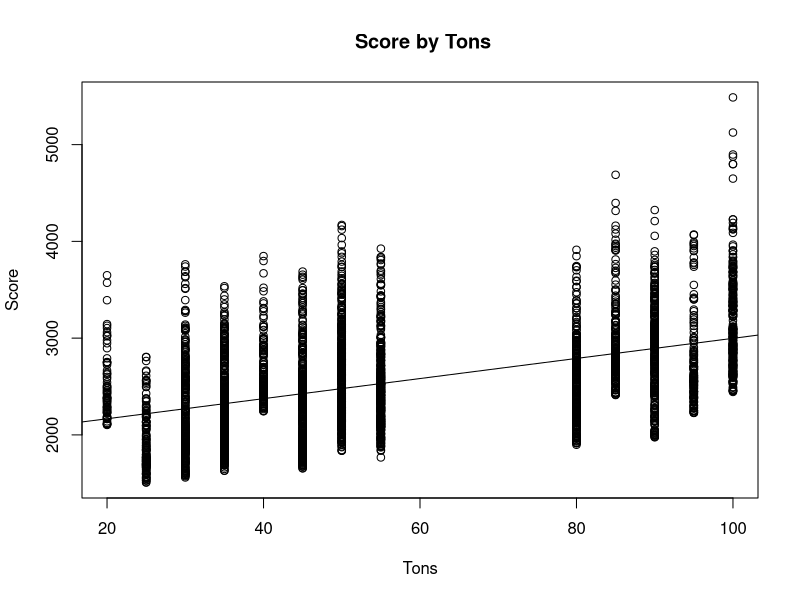
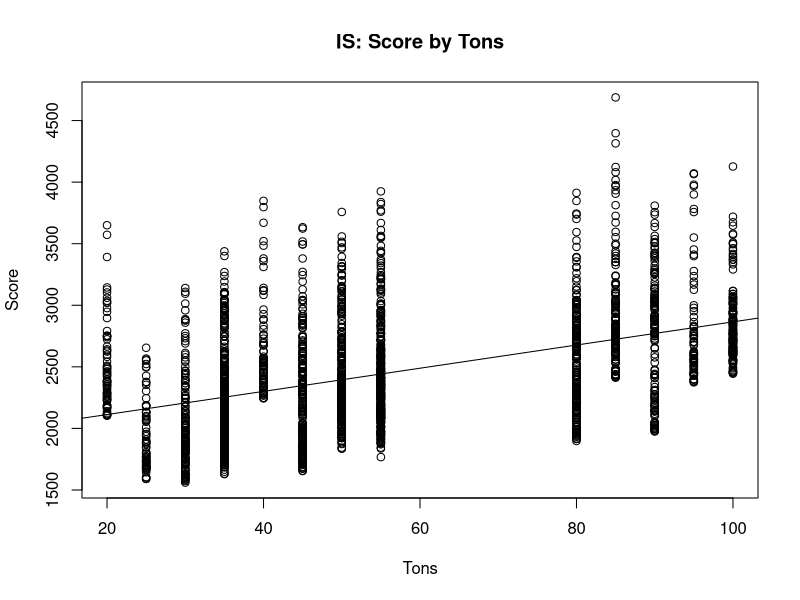
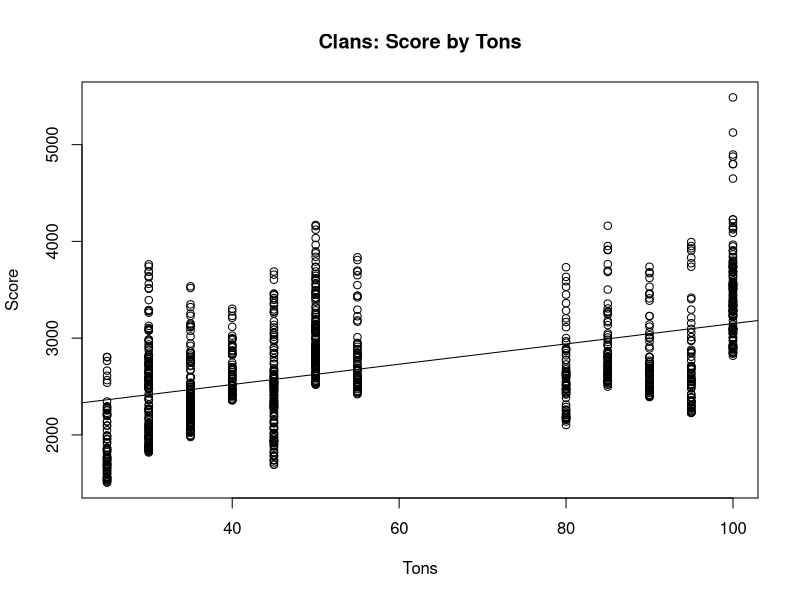

Source code (R) for these figures, in order:
# R script for calculating linear regressions on MWO leaderboard data
#     Copyright (C) 2016  Nathaniel Roth
# 
# This program is free software: you can redistribute it and/or modify
# it under the terms of the GNU General Public License as published by
# the Free Software Foundation, either version 3 of the License, or
# (at your option) any later version.
# 
# This program is distributed in the hope that it will be useful,
# but WITHOUT ANY WARRANTY; without even the implied warranty of
# MERCHANTABILITY or FITNESS FOR A PARTICULAR PURPOSE.  See the
# GNU General Public License for more details.
# 
# You should have received a copy of the GNU General Public License
# along with this program.  If not, see <http://www.gnu.org/licenses/>.


# Load data and separate into distinct data frames
dfLB <- read.csv("LeaderBoards.csv")
dfFull <- dfLB
dfIS <- dfLB[dfLB$ISCL == 'IS',]
dfClan <- dfLB[dfLB$ISCL == 'Clan',]
dfLight <- dfLB[dfLB$Class == 'Light',]
dfMedium <- dfLB[dfLB$Class == 'Medium',]
dfAssault <- dfLB[dfLB$Class == 'Assault',]

# full DS Analysis
# Linear model for IS Vs Clans  and tonage
lmF_ISCL_Tons  <- lm(Score ~ ISCL + Tons, dfFull)
summary(lmF_ISCL_Tons)


# Linear mode based on tons only
lmF_Tons <- lm(Score ~ Tons, dfFull)
summary(lmF_Tons)

# Plot the tonnage with the prediction
plot(dfFull$Tons, dfFull$Score, main=" Score by Tons", xlab="Tons", ylab="Score")
abline(lm(dfFull$Score~dfFull$Tons))

# Linear model of clan vs IS (just because)
lmf_ISCL <- lm(Score ~ ISCL, dfFull)
summary(lmf_ISCL)

# AOV on IS vs Clan and Tons to identify whether differences are real. 
fit_ISCL_Tons <- aov(Score ~ ISCL*Tons, data=dfFull)
summary(fit_ISCL_Tons)

# IS only
lmIS <- lm(Score ~ Tons, dfIS)
summary(lmIS)
plot(dfIS$Tons, dfIS$Score, main="IS: Score by Tons", xlab="Tons", ylab="Score")
abline(lm(dfIS$Score~dfIS$Tons))


# Clan only
lmClan <- lm(Score ~ Tons, dfClan)
summary(lmClan)
plot(dfClan$Tons, dfClan$Score, main="Clans: Score by Tons", xlab="Tons", ylab="Score")
abline(lm(dfClan$Score~dfClan$Tons))



# predit Full with IS vs Clan and tons
dfFull_ISCL_Tons <- dfFull
dfFull_ISCL_Tons$predAll <- predict(lmF_ISCL_Tons)
dfFull_ISCL_Tons$residAll <- dfFull_ISCL_Tons$Score - dfFull_ISCL_Tons$predAll
mech_mean_ISCL_Tons <- aggregate(. ~ Mech, dfFull_ISCL_Tons, function(Score) c(mean = mean(Score)))
resid_mean_ISCL_Tons <- aggregate(. ~ Mech, dfFull_ISCL_Tons, function(residAll) c(mean = mean(residAll)))
resid_median_ISCL_Tons <- aggregate(. ~ Mech, dfFull_ISCL_Tons, function(residAll) c(median = median(residAll)))
dfResults_ISCL_Tons <- mech_mean_ISCL_Tons[,c("Mech","Score")]
dfResults_ISCL_Tons$pred <- resid_mean_ISCL_Tons$predAll
dfResults_ISCL_Tons$mean_resid <- resid_mean_ISCL_Tons$residAll
dfResults_ISCL_Tons$median_resid <- resid_median_ISCL_Tons$residAll
write.csv(dfResults_ISCL_Tons, file="results_full_ISCL_Tons.csv")


# predit Full with tons
dfFull_Tons <- dfFull
dfFull_Tons$predAll <- predict(lmF_Tons)
dfFull_Tons$residAll <- dfFull_Tons$Score - dfFull_Tons$predAll
mech_mean_Tons <- aggregate(. ~ Mech, dfFull_Tons, function(Score) c(mean = mean(Score)))
resid_mean_Tons <- aggregate(. ~ Mech, dfFull_Tons, function(residAll) c(mean = mean(residAll)))
resid_median_Tons <- aggregate(. ~ Mech, dfFull_Tons, function(residAll) c(median = median(residAll)))
dfResults_Tons <- mech_mean_Tons[,c("Mech","Score")]
dfResults_Tons$pred <- resid_mean_Tons$predAll
dfResults_Tons$mean_resid <- resid_mean_Tons$residAll
dfResults_Tons$median_resid <- resid_median_Tons$residAll
write.csv(dfResults_Tons, file="results_full_tons.csv")

